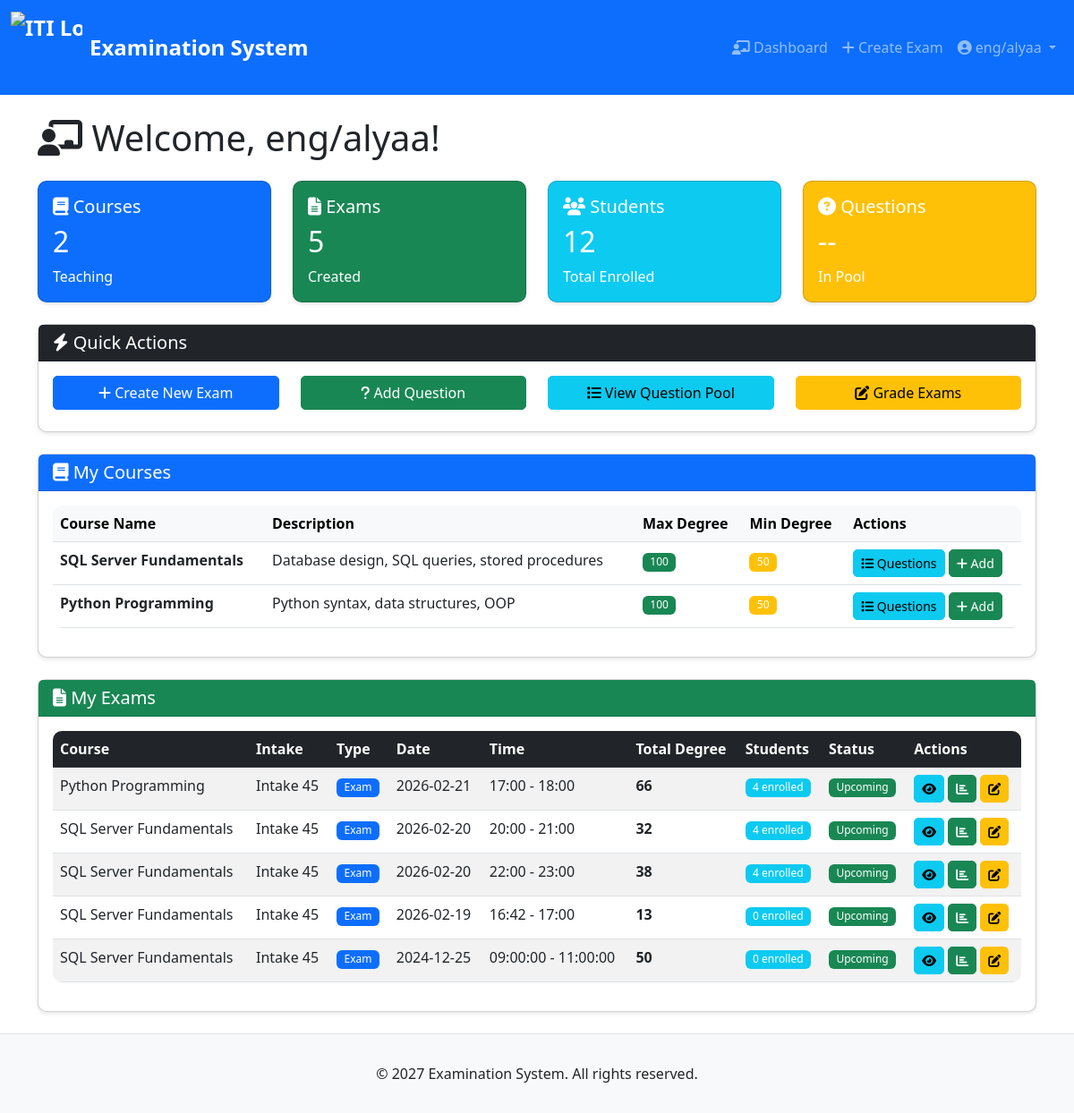
Screenshot of /instructor/dashboard (signed in) with the database file from the repository.
### tables this page shows
CREATE TABLE course (
    course_id INTEGER PRIMARY KEY AUTOINCREMENT,
    course_name TEXT NOT NULL,
    course_description TEXT,
    max_degree INTEGER NOT NULL,
    min_degree INTEGER NOT NULL
);

CREATE TABLE exam (
    exam_id INTEGER PRIMARY KEY AUTOINCREMENT,
    exam_type TEXT NOT NULL CHECK(exam_type IN ('Exam', 'Corrective')),
    course_id INTEGER NOT NULL,
    instructor_id INTEGER NOT NULL,
    intake_id INTEGER NOT NULL,
    exam_date DATE NOT NULL,
    start_time TIME NOT NULL,
    end_time TIME NOT NULL,
    total_time INTEGER NOT NULL,
    total_degree INTEGER NOT NULL,
    year INTEGER NOT NULL,
    allowance_options TEXT,
    FOREIGN KEY (course_id) REFERENCES course(course_id),
    FOREIGN KEY (instructor_id) REFERENCES instructor(instructor_id),
    FOREIGN KEY (intake_id) REFERENCES intake(intake_id)
);

CREATE TABLE intake (
    intake_id INTEGER PRIMARY KEY AUTOINCREMENT,
    intake_name TEXT NOT NULL,
    intake_year INTEGER NOT NULL,
    branch_id INTEGER NOT NULL,
    track_id INTEGER NOT NULL,
    FOREIGN KEY (branch_id) REFERENCES branch(branch_id),
    FOREIGN KEY (track_id) REFERENCES track(track_id),
    FOREIGN KEY (branch_id, track_id) REFERENCES branch_track(branch_id, track_id)
);

### app.py (the view)
@app.route("/instructor/dashboard")
@login_required("instructor")
def instructor_dashboard():
    db = get_db()
    instructor_id = session["person_id"]
    courses = db.execute("""
        SELECT DISTINCT c.* FROM course c
        JOIN instructor_course ic ON c.course_id = ic.course_id
        WHERE ic.instructor_id = ?
    """, (instructor_id,)).fetchall()
    exams = db.execute("""
        SELECT e.*, c.course_name, i.intake_name,
        (SELECT COUNT(*) FROM student_exam WHERE exam_id = e.exam_id) as student_count
        FROM exam e
        JOIN course c ON e.course_id = c.course_id
        JOIN intake i ON e.intake_id = i.intake_id
        WHERE e.instructor_id = ?
        ORDER BY e.exam_date DESC
    """, (instructor_id,)).fetchall()
    return render_template("instructor_dashboard.html", courses=courses, exams=exams)

### app.py (called while the page is built)
def get_db():
    db = sqlite3.connect(DATABASE)
    db.row_factory = sqlite3.Row
    return db

@app.after_request
def after_request(response):
    response.headers["Cache-Control"] = "no-cache, no-store, must-revalidate"
    response.headers["Expires"] = 0
    response.headers["Pragma"] = "no-cache"
    return response

### helpers.py (called while the page is built)
def login_required(role=None):
    def decorator(f):
        @wraps(f)
        def decorated_function(*args, **kwargs):
            if session.get("user_id") is None:
                return redirect("/login")
            if role and session.get("role") != role:
                return redirect("/")
            return f(*args, **kwargs)
        return decorated_function
    return decorator

### templates/instructor_dashboard.html (shortened to what this page needs)
{% extends "layout.html" %}
{% block main %}
<h1 class="mb-4">
    <i class="fas fa-chalkboard-teacher"></i> Welcome, {{ session.person_name }}!
</h1>
<div class="row mb-4">
    <div class="col-md-3">
        <div class="card text-white bg-primary">
            <div class="card-body">
                <h5 class="card-title">
                    <i class="fas fa-book"></i> Courses
                </h5>
                <h2>{{ courses|length }}</h2>
                <p class="mb-0">Teaching</p>
            </div>
        </div>
    </div>
    <div class="col-md-3">
        <div class="card text-white bg-success">
            <div class="card-body">
                <h5 class="card-title">
                    <i class="fas fa-file-alt"></i> Exams
                </h5>
                <h2>{{ exams|length }}</h2>
                <p class="mb-0">Created</p>
            </div>
        </div>
    </div>
    <div class="col-md-3">
        <div class="card text-white bg-info">
            <div class="card-body">
                <h5 class="card-title">
                    <i class="fas fa-users"></i> Students
                </h5>
                <h2>{{ exams|sum(attribute='student_count') or 0 }}</h2>
                <p class="mb-0">Total Enrolled</p>
            </div>
        </div>
    </div>
    <div class="col-md-3">
        <div class="card text-white bg-warning">
            <div class="card-body">
                <h5 class="card-title">
                    <i class="fas fa-question-circle"></i> Questions
                </h5>
                <h2>--</h2>
                <p class="mb-0">In Pool</p>
            </div>
        </div>
    </div>
</div>
<div class="row mb-4">
    <div class="col-md-12">
        <div class="card">
            <div class="card-header bg-dark text-white">
                <h5 class="mb-0"><i class="fas fa-bolt"></i> Quick Actions</h5>
            </div>
            <div class="card-body">
                <div class="row">
                    <div class="col-md-3 mb-2">
                        <a href="/instructor/create-exam" class="btn btn-primary w-100">
                            <i class="fas fa-plus"></i> Create New Exam
                        </a>
                    </div>
                    <div class="col-md-3 mb-2">
                        <a href="/instructor/add-question" class="btn btn-success w-100">
                            <i class="fas fa-question"></i> Add Question
                        </a>
                    </div>
                    <div class="col-md-3 mb-2">
                        <a href="/instructor/questions" class="btn btn-info w-100">
                            <i class="fas fa-list"></i> View Question Pool
                        </a>
                    </div>
                    <div class="col-md-3 mb-2">
                        <a href="/instructor/grade" class="btn btn-warning w-100">
                            <i class="fas fa-edit"></i> Grade Exams
                        </a>
                    </div>
                </div>
            </div>
        </div>
    </div>
</div>
<div class="row mb-4">
    <div class="col-md-12">
        <div class="card">
            <div class="card-header bg-primary text-white">
                <h5 class="mb-0">
                    <i class="fas fa-book"></i> My Courses
                </h5>
            </div>
            <div class="card-body">
                {% if courses %}
                    <div class="table-responsive">
                        <table class="table table-hover">
                            <thead class="table-light">
                                <tr>
                                    <th>Course Name</th>
                                    <th>Description</th>
                                    <th>Max Degree</th>
                                    <th>Min Degree</th>
                                    <th>Actions</th>
                                </tr>
                            </thead>
                            <tbody>
                                {% for course in courses %}
                                <tr>
                                    <td><strong>{{ course.course_name }}</strong></td>
                                    <td>{{ course.course_description or 'N/A' }}</td>
                                    <td><span class="badge bg-success">{{ course.max_degree }}</span></td>
                                    <td><span class="badge bg-warning">{{ course.min_degree }}</span></td>
                                    <td>
                                        <a href="/instructor/course/{{ course.course_id }}/questions"
                                           class="btn btn-sm btn-info">
                                            <i class="fas fa-list"></i> Questions
                                        </a>
                                        <a href="/instructor/course/{{ course.course_id }}/add-question"
                                           class="btn btn-sm btn-success">
                                            <i class="fas fa-plus"></i> Add
                                        </a>
                                    </td>
                                </tr>
                                {% endfor %}
                            </tbody>
                        </table>
                    </div>
                {% else %}
                    <div class="alert alert-info">
                        <i class="fas fa-info-circle"></i> You are not assigned to teach any courses yet.
                    </div>
                {% endif %}
            </div>
        </div>
    </div>
</div>
<div class="row">
    <div class="col-md-12">
        <div class="card">
            <div class="card-header bg-success text-white">
                <h5 class="mb-0">
                    <i class="fas fa-file-alt"></i> My Exams
                </h5>
            </div>
            <div class="card-body">
                {% if exams %}
                    <div class="table-responsive">
                        <table class="table table-striped">
                            <thead class="table-dark">
                                <tr>
                                    <th>Course</th>
                                    <th>Intake</th>
                                    <th>Type</th>
                                    <th>Date</th>
                                    <th>Time</th>
                                    <th>Total Degree</th>
                                    <th>Students</th>
                                    <th>Status</th>
                                    <th>Actions</th>
                                </tr>
                            </thead>
                            <tbody>
                                {% for exam in exams %}
                                <tr>
                                    <td>{{ exam.course_name }}</td>
                                    <td>{{ exam.intake_name }}</td>
                                    <td>
                                        <span class="badge bg-{{ 'primary' if exam.exam_type == 'Exam' else 'warning' }}">
                                            {{ exam.exam_type }}
                                        </span>
                                    </td>
                                    <td>{{ exam.exam_date }}</td>
                                    <td>{{ exam.start_time }} - {{ exam.end_time }}</td>
                                    <td><strong>{{ exam.total_degree }}</strong></td>
                                    <td>
                                        <span class="badge bg-info">{{ exam.student_count }} enrolled</span>
                                    </td>
                                    <td>
                                        {% set now = None %}
                                        {% if exam.exam_date < '2024-12-01' %}
                                            <span class="badge bg-secondary">Completed</span>
                                        {% else %}
                                            <span class="badge bg-success">Upcoming</span>
                                        {% endif %}
                                    </td>
                                    <td>
                                        <a href="/instructor/exam/{{ exam.exam_id }}/view"
                                           class="btn btn-sm btn-info" title="View Details">
                                            <i class="fas fa-eye"></i>
                                        </a>
                                        <a href="/instructor/exam/{{ exam.exam_id }}/results"
                                           class="btn btn-sm btn-success" title="View Results">
                                            <i class="fas fa-chart-bar"></i>
                                        </a>
                                        <a href="/instructor/exam/{{ exam.exam_id }}/grade"
                                           class="btn btn-sm btn-warning" title="Grade">
                                            <i class="fas fa-edit"></i>
                                        </a>
                                    </td>
                                </tr>
                                {% endfor %}
                            </tbody>
                        </table>
                    </div>
                {% else %}
                    <div class="alert alert-info">
                        <i class="fas fa-info-circle"></i> You haven't created any exams yet.
                        <a href="/instructor/create-exam" class="alert-link">Create your first exam</a>
                    </div>
                {% endif %}
            </div>
        </div>
    </div>
</div>
{% set pending_grading = 0 %}
{% endblock %}

### static/styles.css (style rules this page uses)
body { min-height: 100vh; display: flex; flex-direction: column; font-family: 'Segoe UI', Tahoma, Geneva, Verdana, sans-serif; }
.card { border-radius: 10px; box-shadow: 0 2px 4px rgba(0,0,0,0.1); transition: transform 0.2s; }
.card-header { font-weight: 600; }
.btn { border-radius: 5px; transition: all 0.3s; }
.table { border-radius: 10px; overflow: hidden; }
.badge { padding: 0.4em 0.7em; font-weight: 500; }

### rows the page displays
course: course_name "SQL Server Fundamentals", course_description "Database design, SQL queries, stored procedures", max_degree "100", min_degree "50"
course: course_name "Python Programming", course_description "Python syntax, data structures, OOP", max_degree "100", min_degree "50"
exam: course_name "Python Programming", intake_name "Intake 45", exam_type "Exam", exam_date "2026-02-21", start_time "17:00", end_time "18:00", total_degree "66", student_count "4", shows "Upcoming"
exam: course_name "SQL Server Fundamentals", intake_name "Intake 45", exam_type "Exam", exam_date "2026-02-20", start_time "20:00", end_time "21:00", total_degree "32", student_count "4", shows "Upcoming"
exam: course_name "SQL Server Fundamentals", intake_name "Intake 45", exam_type "Exam", exam_date "2026-02-20", start_time "22:00", end_time "23:00", total_degree "38", student_count "4", shows "Upcoming"
exam: course_name "SQL Server Fundamentals", intake_name "Intake 45", exam_type "Exam", exam_date "2026-02-19", start_time "16:42", end_time "17:00", total_degree "13", student_count "0", shows "Upcoming"
exam: course_name "SQL Server Fundamentals", intake_name "Intake 45", exam_type "Exam", exam_date "2024-12-25", start_time "09:00:00", end_time "11:00:00", total_degree "50", student_count "0", shows "Upcoming"

### other values shown
{{ session.person_name }} "eng/alyaa"
{{ courses|length }} "2"
{{ exams|length }} "5"
{{ exams|sum(attribute='student_count') or 0 }} "12"
